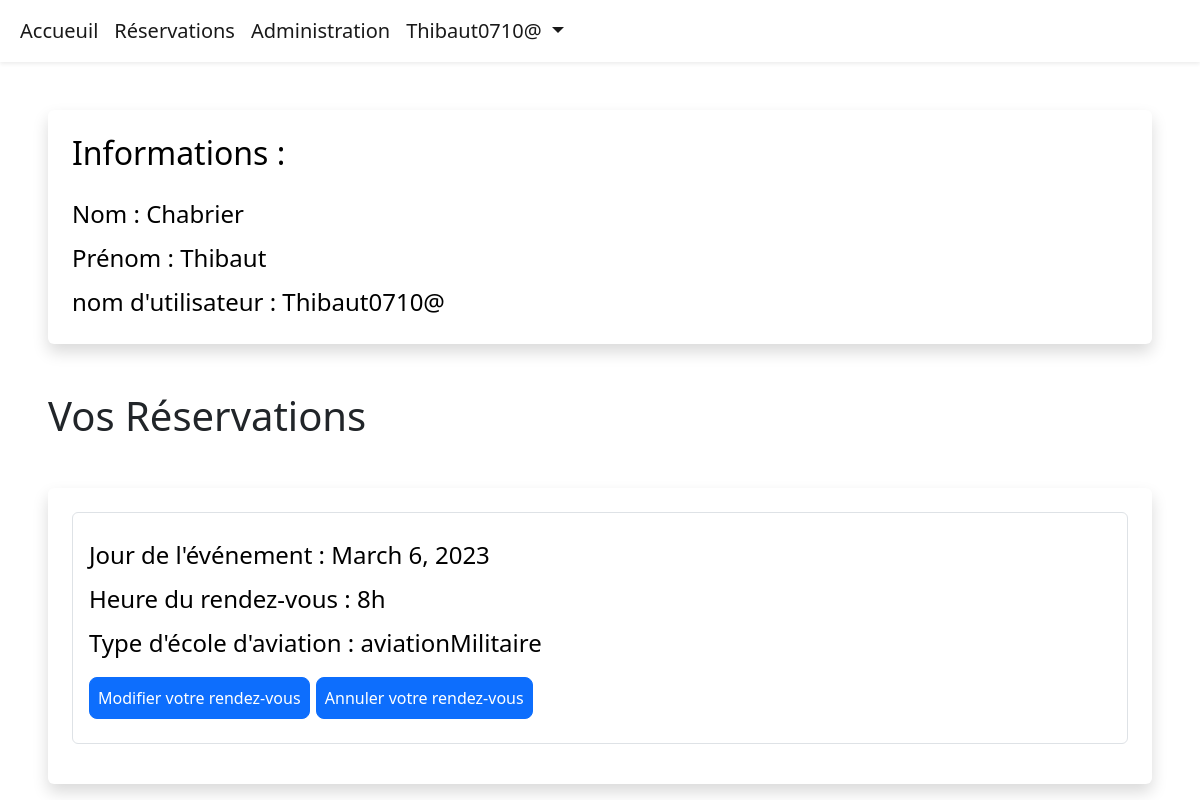
Page /user-panel (signed in) on the committed database.
### reservation/models.py (models this page shows, shortened)
class Appointment(models.Model):
    user = models.ForeignKey(User, on_delete=models.CASCADE, null=True, blank=True)
    ecoles = models.CharField(max_length=50, choices=ECOLES, default="aviationCivile")
    day = models.DateField(default=datetime.now)
    time = models.CharField(max_length=10, choices=HORAIRES, default="10h")
    time_ordered = models.DateTimeField(default=datetime.now, blank=True)

### reservation/views.py (the view)
# urls.py: path('user-panel', views.userPanel, name='userPanel'),
def userPanel(request):
  user = request.user
  appointments = Appointment.objects.filter(user=user).order_by('day', 'time')
  return render(request, 'userPanel.html', {
    'user': user,
    'appointments': appointments,
  })

### reservation/templates/userPanel.html (shortened to what this page needs)
{% extends 'layout.html' %}
{% load static %}
{% block body %}
{% if user.is_authenticated %}
<div class="shadow p-4 mb-5 bg-body bg-body rounded text-black  m-5 ">
    <h2 class="">Informations :</h2>
    <ul class="list-group fs-4 mt-3">
            <li class="list-group mt-2">Nom : {{ user.first_name }}</li>
            <li class="list-group mt-2">Prénom : {{ user.last_name }}</li>
            <li class="list-group mt-2">nom d'utilisateur : {{ user.username }}</li>
    </ul>
</div>
{% if appointments.count > 0 %}
<div class="mt-5 ">
    <h1 class=" ms-5">Vos Réservations</h1>
    <div class="shadow p-4 mb-3 bg-body bg-body rounded text-black  m-5">
        {% for appointment in appointments %}
        <div class="list-group fs-4 border p-3 mb-3">
            <p class="list-group mt-2">Jour de l'événement : {{ appointment.day }}</p>
            <p class="list-group mt-2">Heure du rendez-vous : {{ appointment.time }}</p>
            <p class="list-group mt-2">Type d'école d'aviation : {{ appointment.ecoles }}</p>
            <div class="mt-3 mb-2">
                <a class="btn btn-primary rounded-3 p-2" href="{% url 'userUpdate' appointment.id %}">Modifier votre rendez-vous</a>
              <a class="btn btn-primary rounded-3 p-2" href="{% url 'removeReservation' appointment.id %}">Annuler votre rendez-vous</a>
            </div>
        </div>
        {% endfor %}
    </div>
</div>
{% endif %}
{% else %}
<div class="shadow p-4 mb-5 bg-body bg-body rounded text-black  m-5">
    <h1 class="p-2  ms-3">Vous devez d'abord vous connecter !</h1>
    <a href="{% url 'login' %}" class="btn btn-primary text-white">Se connecter</a>
</div>
{% endif %}
{% endblock %}

### reservation/templates/layout.html (shortened to what this page needs)
{% load static %}
<!doctype html>
<html lang="en">
  <head>
    <link href="https://cdn.jsdelivr.net/npm/bootstrap@5.2.1/dist/css/bootstrap.min.css" rel="stylesheet">
  </head>
  <body>
    <header>
        <nav class="navbar bg-white navbar-white navbar-expand-lg shadow-sm">
            <div class="container-fluid">
                <div class="collapse navbar-collapse" id="navbarSupportedContent">
                    <ul class="navbar-nav mb-2 mb-lg-0  fs-5">
                        <li class="nav-item">
                            <a class="nav-link active cHover" aria-current="page" href="{% url 'index' %}">Accueuil</a>
                        </li>
                        <li class="nav-item">
                            <a class="nav-link active cHover" href="{% url 'reservation' %}">Réservations</a>
                        </li>
                        {% if user.is_authenticated %}
                        <li class="nav-item">
                            <a class="nav-link active cHover" href="{% url 'ecolesReservations' %}">Administration</a>
                        </li>
                        <li class="nav-item dropdown me-3 fs-5">
                            <a class="nav-link active dropdown-toggle cHover" href="#" role="button" data-bs-toggle="dropdown" aria-expanded="false">
                              {{user}}
                            </a>
                        </li>
                        {% else %}
                        <li class="nav-item me-3">
                            <a class="nav-link active cHover" href="{% url 'register' %}">Se connecter/S'inscrire</a>
                        </li>
                        {% endif %}
                    </ul>
                </div>
            </div>
        </nav>
    </header>
    {% block body %}
    {% endblock %}
  </body>
</html>

### rows in the picture
Appointment: day "March 6, 2023", time "8h", ecoles "aviationMilitaire"

### other values in the picture
{{ user }} "Thibaut0710@"
{{ user.first_name }} "Chabrier"
{{ user.last_name }} "Thibaut"
{{ user.username }} "Thibaut0710@"
